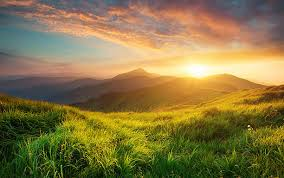
#> input picture PRODIGY_CS_02/image.jpg, 284 x 178 px
$ python encrypt.py
#> lines starting #> are read from the running program, lines starting #| are printed output that depends on the picture
from PIL import Image

# Load image
img = Image.open("image.jpg")
#> img is the input picture: PIL image 284x178 RGB; mean R, G, B 135.2, 118.2, 68.7
pixels = img.load()

width, height = img.size
#> width = 284; height = 178
key = 50   # secret key

# Encrypt image
for x in range(width):
    for y in range(height):
        r, g, b = pixels[x, y]

        r = (r + key) % 256
        g = (g + key) % 256
        b = (b + key) % 256

        pixels[x, y] = (r, g, b)

# Save encrypted image
img.save("encrypted.png")
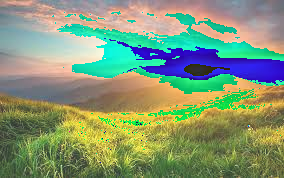
#> saved as encrypted.png: PIL image 284x178 RGB; mean R, G, B 132.3, 151, 117.2
print("Image encrypted successfully!")
